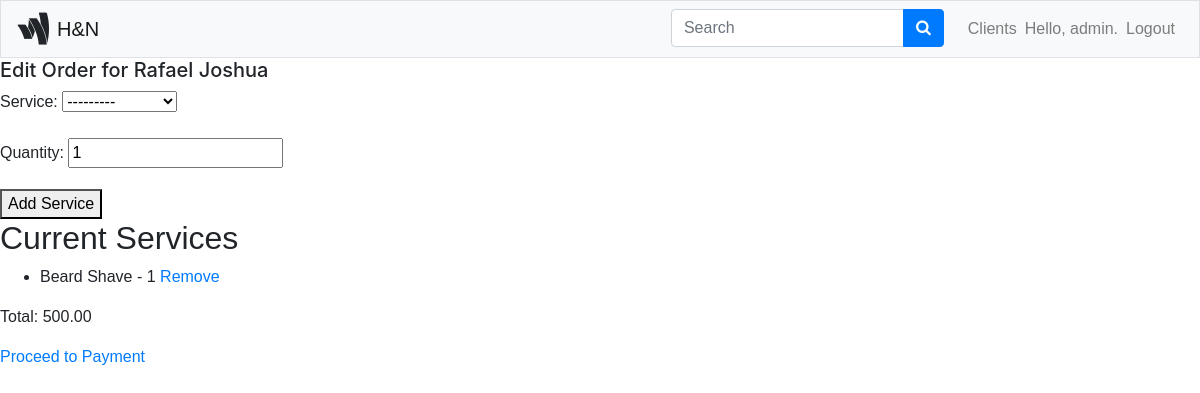
Page /services/order/edit/1/ (signed in) on the committed database.
### services/models.py (models this page shows, shortened)
class Order(models.Model):
    client = models.ForeignKey(Client, on_delete=models.CASCADE)
    created_at = models.DateTimeField(default=timezone.now)
    status = models.CharField(max_length=10, choices=[('pending', 'Pending'), ('completed', 'Completed')], default='pending')
    total = models.DecimalField(max_digits=10, decimal_places=2, default=0)

class OrderItem(models.Model):
    order = models.ForeignKey(Order, on_delete=models.CASCADE)
    service = models.ForeignKey(Service, on_delete=models.CASCADE)
    quantity = models.PositiveIntegerField(default=1)

class Service(models.Model):
    name = models.CharField(max_length=200)
    price = models.DecimalField(max_digits=10, decimal_places=2)
    description = models.TextField(blank=True, null=True)
    duration = models.DurationField(blank=True, null=True)
    def __str__(self):
        return self.name

### users/models.py (models this page shows, shortened)
class Client(models.Model):
    first_name = models.CharField(max_length=100)
    second_name = models.CharField(max_length=100)
    email = models.EmailField(unique=True)
    phone = models.CharField(max_length=15, unique=True)
    points = models.IntegerField(default=0)
    referral_points = models.IntegerField(default=0)
    date_of_birth = models.DateField(null=True, blank=True)
    birthday_points = models.IntegerField(default=0)
    referred_by = models.ForeignKey('self', null=True, blank=True, on_delete=models.SET_NULL)
    card_paid = models.BooleanField(default=False)
    card_issued = models.BooleanField(default=False)

### users/views.py (the view)
# urls.py: path('order/edit/<int:order_id>/', views.edit_order, name='edit_order'),
@login_required
def edit_order(request, order_id):
    order = get_object_or_404(Order, id=order_id)
    if request.method == 'POST':
        form = OrderItemForm(request.POST)
        if form.is_valid():
            order_item = form.save(commit=False)
            order_item.order = order
            order_item.save()
            order.calculate_total()
            return redirect('services:edit_order', order.id)
    else:
        form = OrderItemForm()
    return render(request, 'services/edit_order.html', {'form': form, 'order': order})

### users/forms.py
class OrderItemForm(forms.ModelForm):
    class Meta:
        model = OrderItem
        fields = ['service', 'quantity']

### services/templates/services/edit_order.html (shortened to what this page needs)
<!DOCTYPE html>
<html>
<head>
    {% extends 'users/base.html' %}
    {% load bootstrap4 %}
    {% block header %}
    <h5>Edit Order for {{ order.client.first_name }} {{ order.client.second_name }}</h5>
    {% endblock header %}
    {% block content %}
    <form method="post">
        {{ form.as_p }}
        <button type="submit">Add Service</button>
    </form>
    <h2>Current Services</h2>
    <ul>
        {% for item in order.orderitem_set.all %}
            <li>
                {{ item.service.name }} - {{ item.quantity }}
                <a href="{% url 'services:delete_order_item' order.id item.id %}">Remove</a>
            </li>
        {% endfor %}
    </ul>
    <p>Total: {{ order.total }}</p>
    <a href="{% url 'services:proceed_to_payment' order.id %}">Proceed to Payment</a>
    {% endblock content %}

### users/templates/users/base.html (shortened to what this page needs)
{% load bootstrap4 %}
<!DOCTYPE html>
<html lang="en">
<head>
    {% load static %}
    <link rel="stylesheet" href="https://cdnjs.cloudflare.com/ajax/libs/font-awesome/4.7.0/css/font-awesome.min.css">
    {% bootstrap_css %}
</head>
<body>
<nav class="navbar navbar-expand-md navbar-light bg-light border">
    <i class="fa fa-google-wallet fa-2x mr-2"></i>
    <a style="font-family: 'Rubik',sans-serif;" class="navbar-brand" href="{% url 'users:index' %}">
      H&N
    </a>
    <div style="font-family: 'Rubik',sans-serif;" class="collapse navbar-collapse" id="navbarCollapse">
        <ul class="navbar-nav ml-auto">
              <form action="{% url 'users:search' %}" method="get">
                <li class="navbar-item mr-3 my-auto">
                <div class="input-group">
                  <input class="form-control" name="query" type="text" placeholder="Search">
                  <div class="input-group-append">
                    <button type="submit" class="btn btn-primary">
                      <i class="fa fa-search"></i>
                    </button>
                  </div>
                </div>
               </li>
              </form>
              <li class="nav-item">
                <a class="nav-link" href="{% url 'users:client_list' %}">Clients</a>
              </li>
              {% if user.is_authenticated %}
                <li class="nav-item">
                  <span class="navbar-text">Hello, {{ user.username }}.</span>
                </li>
                <li class="nav-item">
                  <a class="nav-link" href="{% url 'users:logout' %}">Logout</i></a>
                </li>
              {% else %}
                <li class="nav-item">
                  <a class="nav-link" href="{% url 'users:login' %}">Log in</a></li>
              {% endif %}
        </ul>
    </div>
</nav>
<main>
    <div>
      {% block header %}{% endblock header %}
    </div>
    <div style="font-family: 'Rubik',sans-serif;">
        {% block content %}{% endblock content %}
    </div>
</main>
</body>
</html>

### rows in the picture
Order: client.first_name "Rafael", client.second_name "Joshua", total "500.00"
OrderItem: service.name "Beard Shave", quantity "1"

### other values in the picture
{{ user.username }} "admin"
